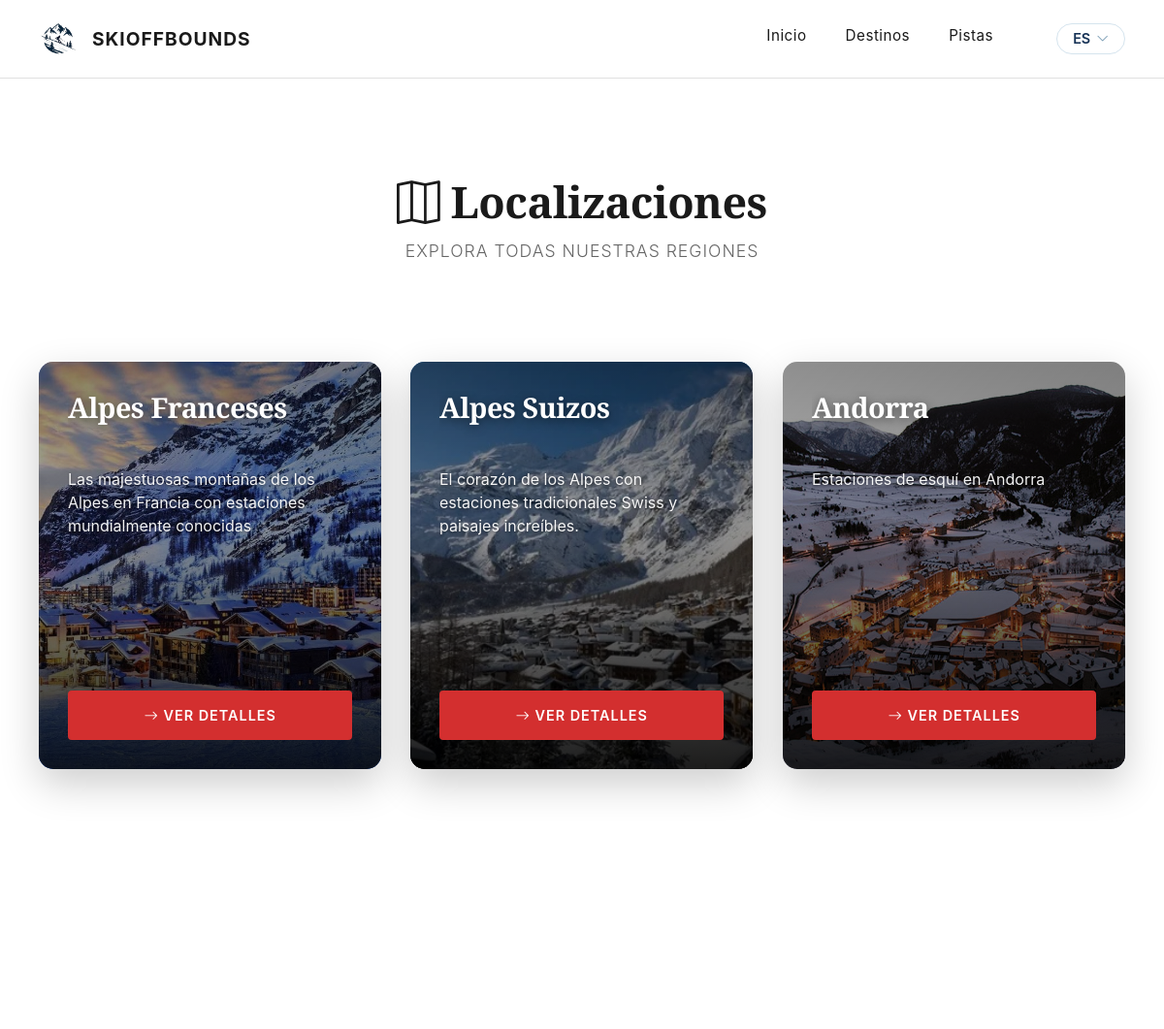
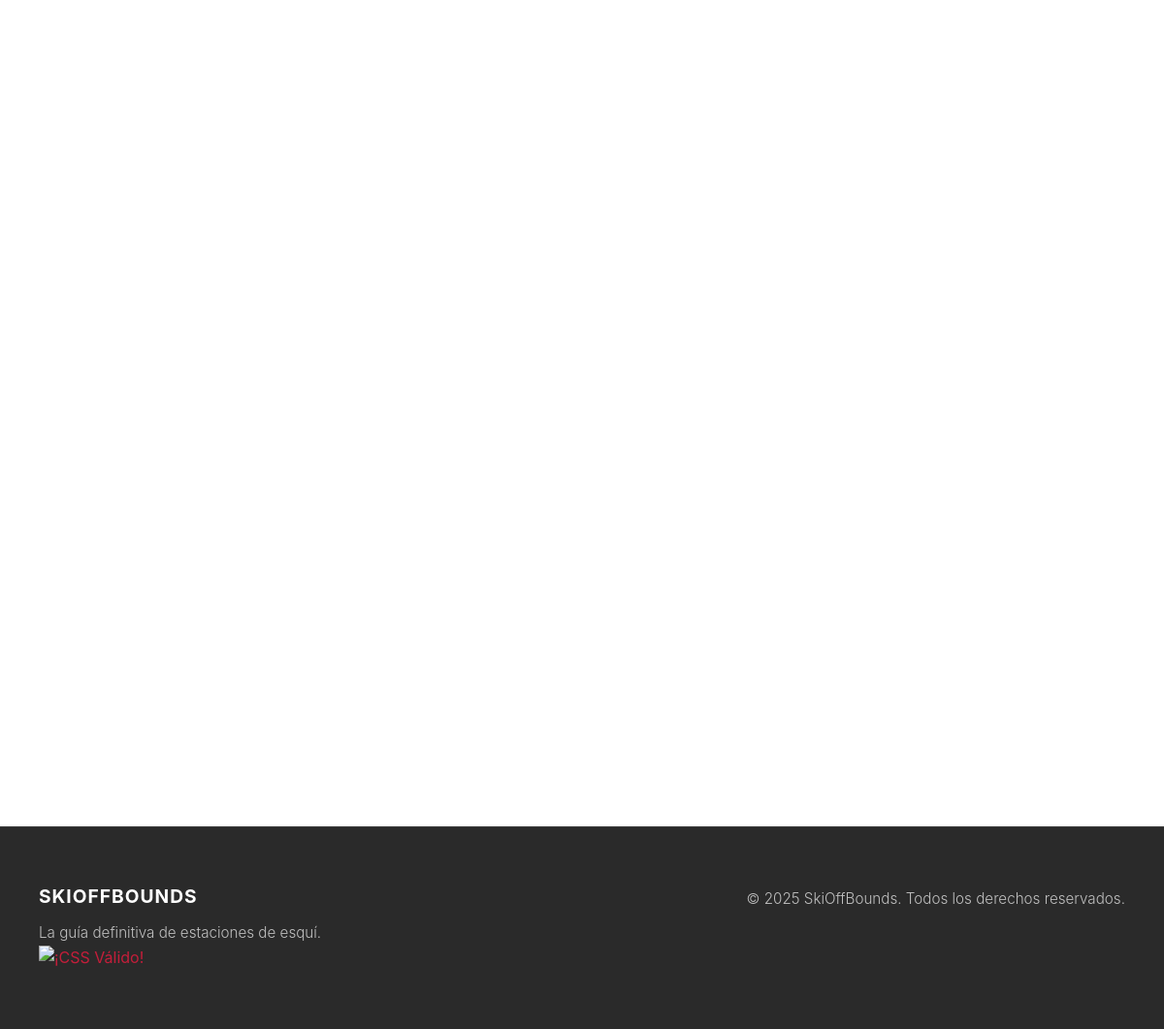
The app's page /es/home/localizaciones/, older data (2 pictures, top to bottom).
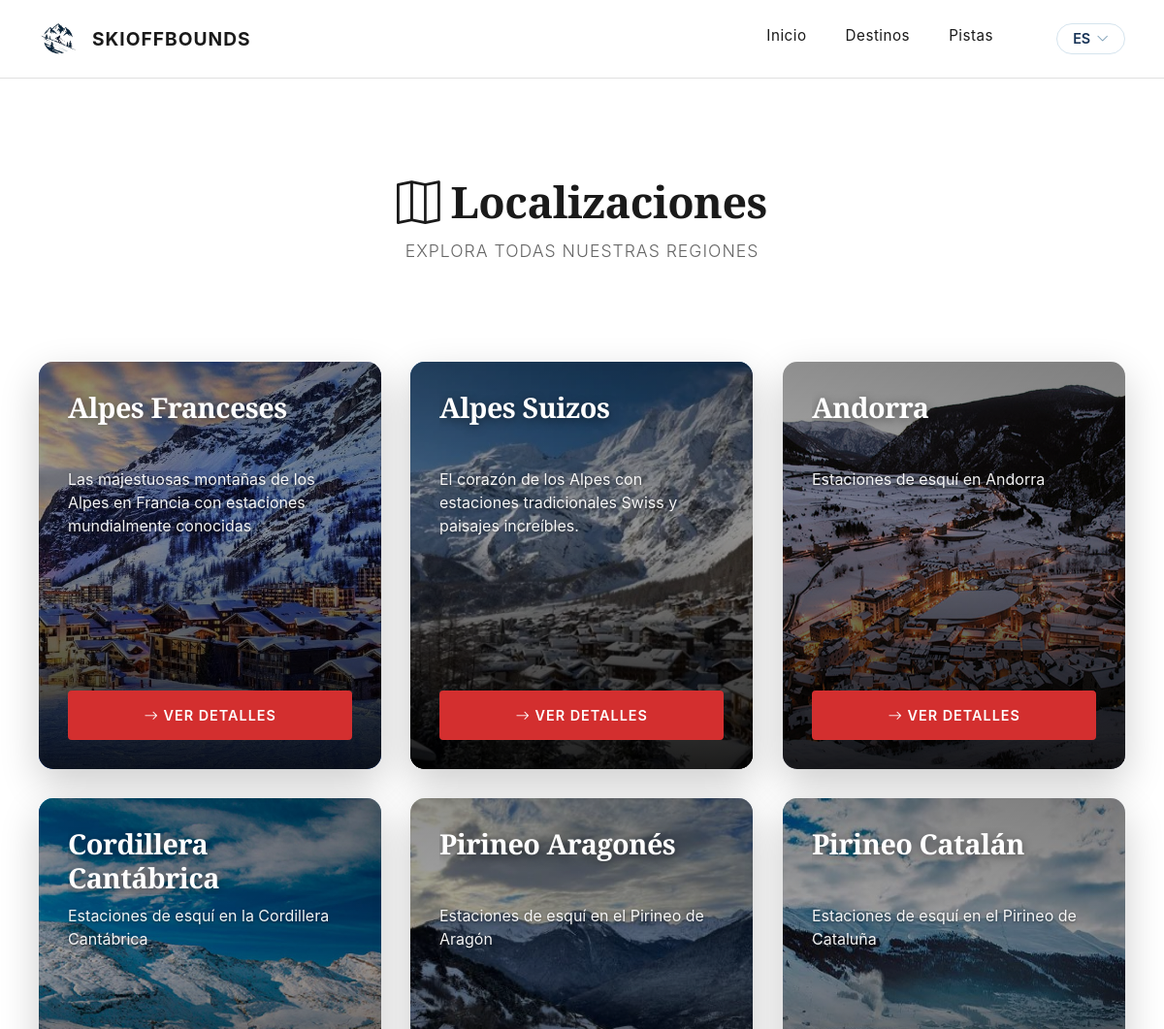
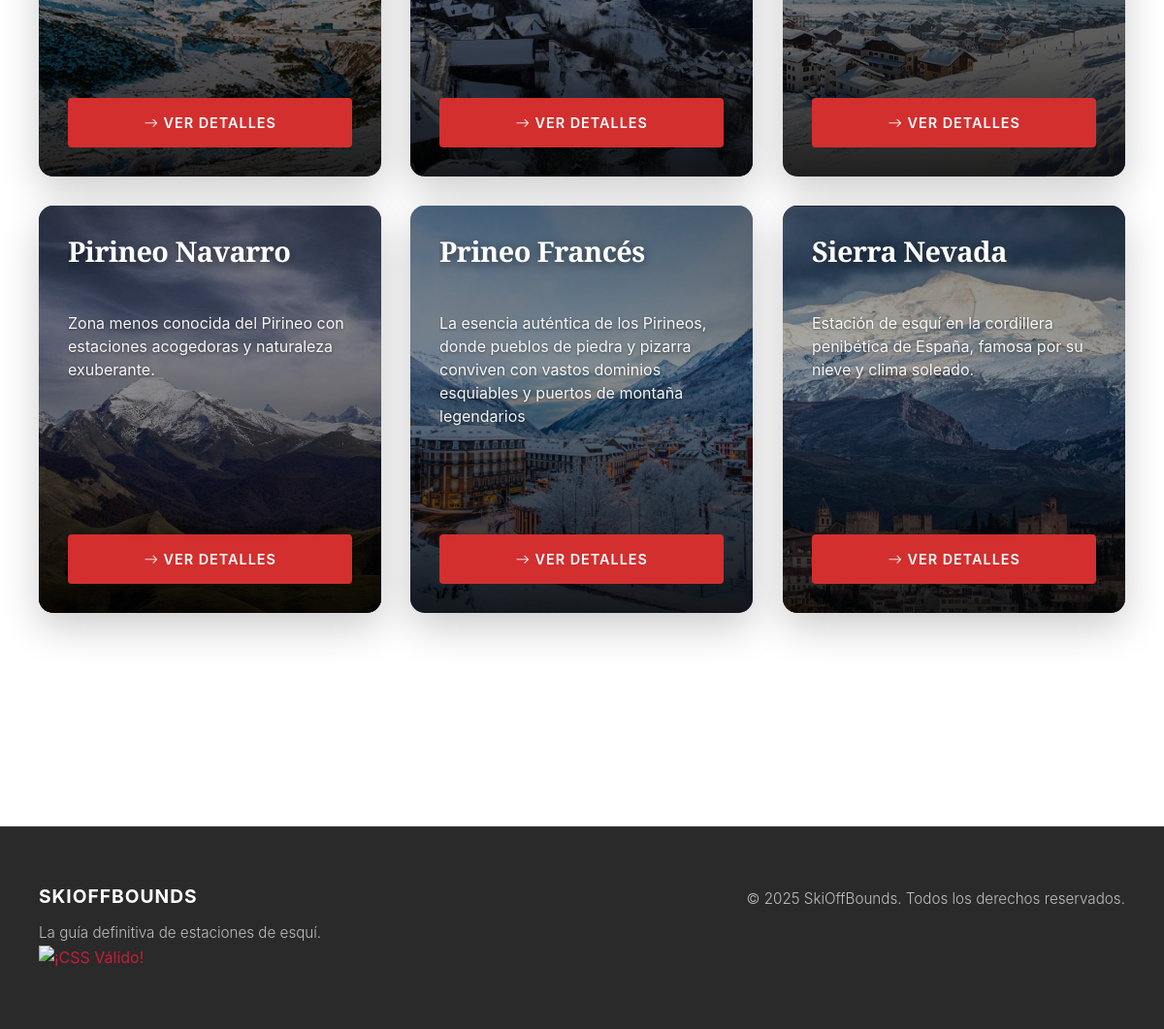
The same page, newer data (2 pictures, top to bottom).
### app/models.py (models this page shows, shortened)
class Localizacion(models.Model):
    nombre = models.CharField(
        max_length=100,
        help_text=_("Ej: Pirineo Catalán, Pirineo Aragonés, Cordillera Cantábrica")
    )
    descripcion = models.TextField(blank=True, null=True, verbose_name=_("Descripción"))
    latitud = models.DecimalField(
        max_digits=9,
        decimal_places=6,
        blank=True,
        null=True,
        verbose_name=_("Latitud")
    )
    longitud = models.DecimalField(
        max_digits=9,
        decimal_places=6,
        blank=True,
        null=True,
        verbose_name=_("Longitud")
    )
    imagen_portada = models.ImageField(
        upload_to='portadas/',
        blank=True,
        help_text=_('Imagen Principal'),
        null=True,
        verbose_name=_("Imagen de portada")
    )
    class Meta:
        verbose_name = _("Localización")
        verbose_name_plural = _("Localizaciones")

### app/views.py (the view)
# urls.py: path('localizaciones/', views.index_localizaciones, name='localizaciones'),
def index_localizaciones(request):
    localizaciones = get_list_or_404(Localizacion.objects.order_by('nombre'))
    context = {'lista_localizaciones': localizaciones}
    return render(request, 'localizaciones.html', context)

### app/templates/localizaciones.html (shortened to what this page needs)
{% extends "base.html" %}
{% load static %}
{% load i18n %}
{% block contenido %}
<section class="estaciones-section">
    <div class="section-header">
        <h2 class="section-title">
            <i class="bi bi-map"></i>
            {% trans "Localizaciones" %}
        </h2>
        <p class="section-subtitle">{% trans "Explora todas nuestras regiones" %}</p>
    </div>
    <div class="cards-grid">
        {% for loc in lista_localizaciones %}
        <div class="card animate-on-scroll"
             {% if loc.imagen_portada %}style="--bg-image: url('{{ loc.imagen_portada.url }}');"{% endif %}>
            <div class="card-overlay"></div>
            <div class="card-content">
                <h3 class="card-title">{{ loc.nombre }}</h3>
                {% if loc.descripcion %}
                    <p class="card-subtitle">{{ loc.descripcion }}</p>
                {% endif %}
                <a href="{% url 'skioffbounds:localizacion_detalle' loc.id %}" class="card-link" style="margin-top: auto;">
                    <i class="bi bi-arrow-right"></i>
                    {% trans "Ver Detalles" %}
                </a>
            </div>
        </div>
        {% endfor %}
    </div>
</section>
{% endblock %}

Row changes from the older to the newer data that the page shows:
now on this page (row edited): Localizacion: imagen_portada (picture), nombre "Cordillera Cantábrica", descripcion "Estaciones de esquí en la Cordillera Cantábrica"
now on this page (row unchanged): Localizacion: imagen_portada (picture), nombre "Pirineo Aragonés", descripcion "Estaciones de esquí en el Pirineo de Aragón"
now on this page (row unchanged): Localizacion: imagen_portada (picture), nombre "Pirineo Catalán", descripcion "Estaciones de esquí en el Pirineo de Cataluña"
now on this page (row edited): Localizacion: imagen_portada (picture), nombre "Pirineo Navarro", descripcion "Zona menos conocida del Pirineo con estaciones acogedoras y naturaleza exuberante."
now on this page (row edited): Localizacion: imagen_portada (picture), nombre "Prineo Francés", descripcion "La esencia auténtica de los Pirineos, donde pueblos de piedra y pizarra conviven con vastos dominios esquiables y puertos de montaña legendarios"
now on this page (row edited): Localizacion: imagen_portada (picture), nombre "Sierra Nevada", descripcion "Estación de esquí en la cordillera penibética de España, famosa por su nieve y clima soleado."
